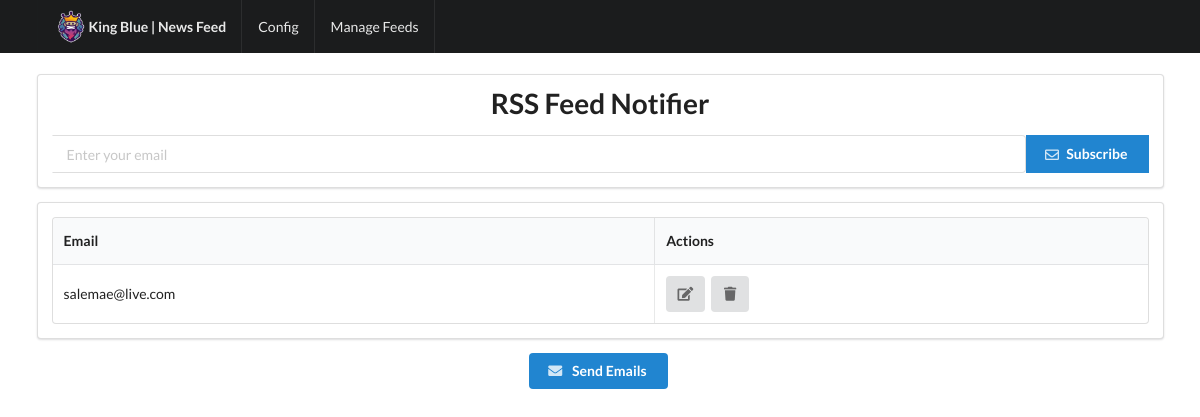
Before: / with the older database file.
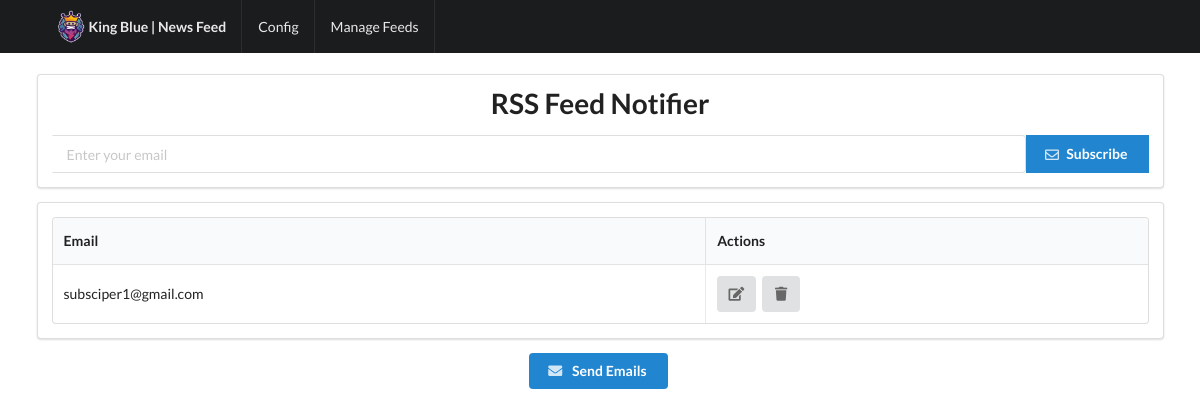
After: the same page with the newer database file.
### tables this page shows
CREATE TABLE subscribers (
            id INTEGER PRIMARY KEY AUTOINCREMENT,
            email TEXT
        );

### app.py (the view)
@app.route('/')
def index():
    conn = sqlite3.connect('subscribers.db')
    c = conn.cursor()
    c.execute('SELECT * FROM subscribers')
    subscribers = c.fetchall()
    conn.close()
    return render_template('index.html', subscribers=subscribers)

### templates/index.html (shortened to what this page needs)
<!DOCTYPE html>
<html>
<head>
    <link rel="stylesheet" href="https://cdn.jsdelivr.net/npm/semantic-ui@2.4.2/dist/semantic.min.css">
    <link rel="stylesheet" href="https://cdnjs.cloudflare.com/ajax/libs/font-awesome/6.0.0-beta3/css/all.min.css">
</head>
<body>
    <div class="ui fixed inverted menu">
        <div class="ui container">
            <a href="/" class="header item">
                <img src="{{ url_for('static', filename='logo.png') }}" alt="King Blue Logo">
                King Blue | News Feed
            </a>
            <a href="/config" class="item">Config</a>
            <a href="/manage_feeds" class="item">Manage Feeds</a>
        </div>
    </div>
    <div style="padding-top: 60px;"></div>
    <section class="ui primary vertical masthead center aligned segment">
        <div class="ui container">
            <div class="ui segment">
                <h1 class="ui header">RSS Feed Notifier</h1>
                <form action="/subscribe" method="POST" class="ui form">
                    <div class="field">
                        <div class="ui left action input">
                            <input type="email" name="email" placeholder="Enter your email">
                            <button class="ui blue button" type="submit"><i class="envelope outline icon"></i> Subscribe</button>
                        </div>
                    </div>
                </form>
            </div>
            <div class="ui segment">
                <table class="ui striped selectable celled table">
                    <thead>
                        <tr>
                            <th>Email</th>
                            <th>Actions</th>
                        </tr>
                    </thead>
                    <tbody>
                        {% for subscriber in subscribers %}
                        <tr>
                            <td>{{ subscriber[1] }}</td>
                            <td>
                                <a href="/edit/{{ subscriber[0] }}" class="ui icon button" title="Edit">
                                    <i class="edit icon"></i>
                                </a>
                                <a href="/remove/{{ subscriber[0] }}" class="ui icon button" title="Remove">
                                    <i class="trash icon"></i>
                                </a>
                            </td>
                        </tr>
                        {% endfor %}
                    </tbody>
                </table>
            </div>
            <a class="ui blue button" href="/send_email"><i class="envelope icon"></i> Send Emails</a>
        </div>
    </section>
</body>
</html>

Changed rows visible on the page:
changed subscribers: email "salemae@live.com" → "subsciper1@gmail.com"
